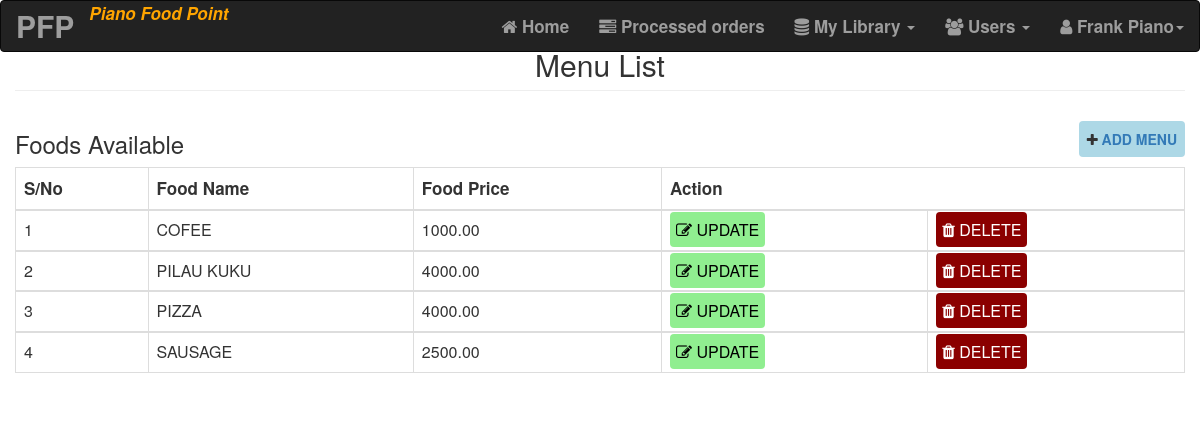
The app's page /admin_menu.php (signed in), older data.
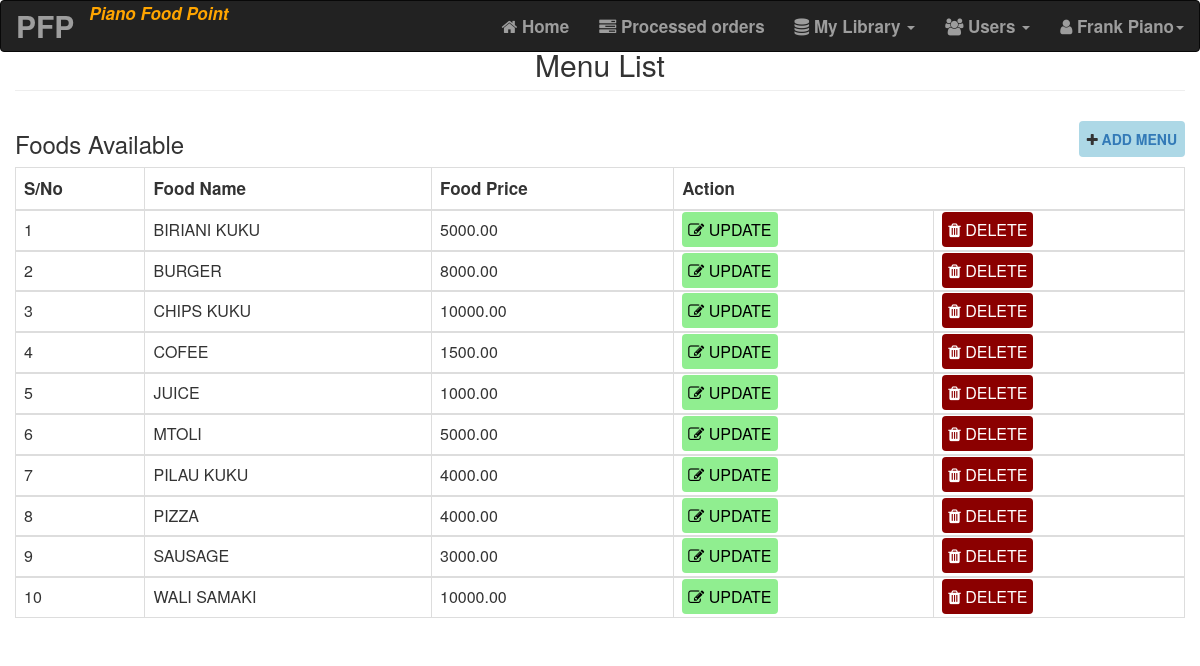
The same page, newer data.
### tables this page shows
CREATE TABLE `menus` (
  `id` int(11) NOT NULL,
  `menu_name` varchar(30) NOT NULL,
  `menu_price` decimal(10,2) NOT NULL
);

### admin_menu.php (the view, shortened to what this page needs)
<?php
include('server.php');
include('header_admin.php');
$count = 1;
$select_menus = mysqli_query($conn, "SELECT * FROM menus ORDER BY menu_name ASC");
?>
<!DOCTYPE html>
<html lang="en">
    <head>
        <link rel="stylesheet" href="bootstrap3.min.css">
        <link rel="stylesheet" href="https://maxcdn.bootstrapcdn.com/font-awesome/4.6.3/css/font-awesome.min.css">
    </head>
    <body>
<section>
  <diV class="container-fluid" style="position: absolute; width: 100%; margin-top: 4%;">
    <h2 class="text-center page-header" style="margin-top: auto;">Menu List</h2>
    <div style="display: flex; justify-content: space-between; align-items:center;">
        <h3>Foods Available</h3>
        <span style="background: lightblue; padding: 8px; border-radius: 4px; font-weight: bold;"><i class="fa fa-plus"></i>
            <a href="menus.php">ADD MENU</a>
        </span>
    </div>
    <div>
    <table class="table table-responsive table-hover table-bordered">
      <thead style="font-size:1.7rem;">
          <tr>
            <th>S/No</th>
            <th>Food Name</th>
            <th>Food Price</th>
            <th colspan="2"></i> Action</th>
          </tr>
      </thead>
                    <?php
                    if(empty(mysqli_num_rows($select_menus))) {
                      echo "<i><p style='text-align:center; font-size: 1.7rem; position: absolute;
                      margin-top: 5%; width: 100%; font-weight: bold; color: green;'>Current You have No Data Found</p></i>";
                    } else
                    while($row = mysqli_fetch_array($select_menus)) { ?>
                    <tbody>
                        <tr>
                            <td><?php echo $count++; ?></td>
                            <td><?php echo $row['menu_name']; ?></td>
                            <td><?php echo $row['menu_price']; ?></td>
                            <td>
                                <a style="background: lightgreen; padding: 6px; border-radius: 4px; color: black;"
                                href="update_menu.php?update_menu=<?php echo $row['id']; ?>"><i class="fa fa-edit"></i> UPDATE</a>
                            </td>
                            <td>
                                <a style="background: darkred; padding: 6px; border-radius: 4px; color: white;"
                                href="server.php?remove_menu=<?php echo $row['id']; ?>"><i class="fa fa-trash"></i> DELETE</a>
                            </td>
                        </tr>
                    </tbody>
                    <?php }
                    ?>
            </table>
    </div>
  </div>
</section>
</body>
</html>

Row changes from the older to the newer data that the page shows:
added menus: menu_name "BIRIANI KUKU", menu_price "5000.00"
added menus: menu_name "BURGER", menu_price "8000.00"
added menus: menu_name "CHIPS KUKU", menu_price "10000.00"
changed menus "COFEE": menu_price "1000.00" → "1500.00"
added menus: menu_name "JUICE", menu_price "1000.00"
added menus: menu_name "MTOLI", menu_price "5000.00"
changed menus "SAUSAGE": menu_price "2500.00" → "3000.00"
added menus: menu_name "WALI SAMAKI", menu_price "10000.00"
